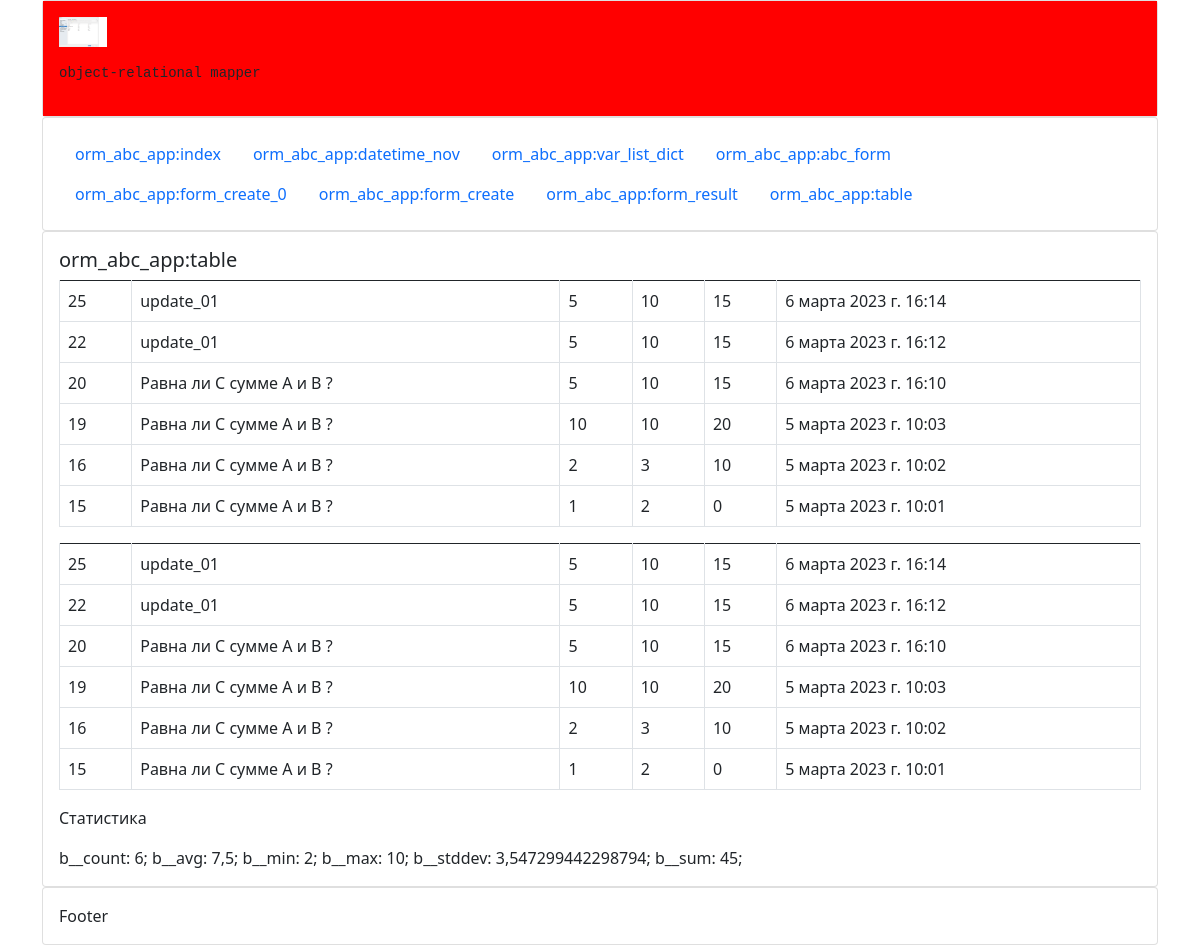
Before: /table/ with the older database file.
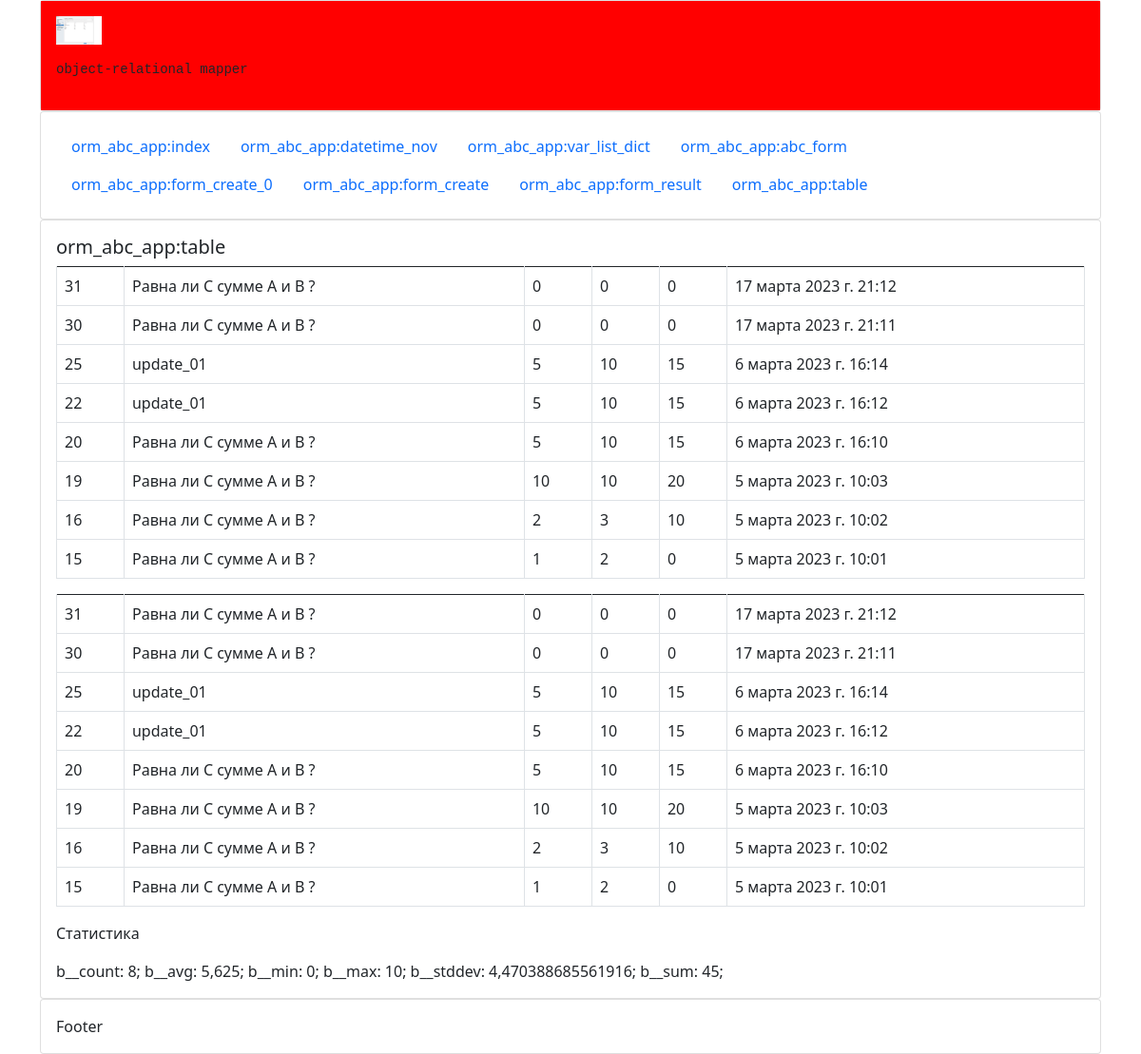
After: the same page with the newer database file.
### orm_abc_app/models.py (models this page shows, shortened)
class Abc(models.Model):
    task = models.CharField("Формулировка задачи", default="Равна ли С сумме A и B ?", max_length=256)
    a = models.IntegerField("Значение А", default=0, )
    b = models.IntegerField("Значение B", default=0, help_text="Подсказка для поля")
    c = models.IntegerField("Значение С", choices=c_choices, default=0, )
    current_date = models.DateTimeField("Дата Записи", auto_now=True)
    class Meta:
        verbose_name = "A_B_C"
        verbose_name_plural = "A_B_C_S"
        ordering = ('-id', '-a')

### orm_abc_app/views.py (the view)
# urls.py: path('table/', views.table, name='table'),
def table(request):
    row = Abc.objects.values()
    print('row:', row)
    row_lists = Abc.objects.values_list()
    print('row_lists:', row_lists)
    cur_objects = Abc.objects.all()
    statics_val = []
    statics_val.append(cur_objects.aggregate(Count('b')))
    statics_val.append(cur_objects.aggregate(Avg('b')))
    statics_val.append(cur_objects.aggregate(Min('b')))
    statics_val.append(cur_objects.aggregate(Max('b')))
    statics_val.append(cur_objects.aggregate(StdDev('b')))
    statics_val.append(cur_objects.aggregate(Sum('b')))
    print(statics_val)
    statics = {'statics_val': statics_val}
    fields_list = list(Abc._meta.get_fields())
    verbose_name_list = []
    name_list = []
    for e in fields_list:
        verbose_name_list.append(e.verbose_name)
        name_list.append(e.name)
    print(verbose_name_list)
    print(name_list)
    context = {'row': row, 'row_lists': row_lists, 'statics': statics}
    return render(request, 'table.html', context)

### orm_abc_app/templates/table.html (shortened to what this page needs)
{% extends 'layout.html' %}
{% block content %}
    <h5>orm_abc_app:table</h5>
    <table class="table table-bordered">
        <tbody style="border-top: 3.0px;">
        {% for one_row in row %}
            <tr>
                {% for k, v in one_row.items %}
                    <td>
                        {{ v }}
                    </td>
                {% endfor %}
            </tr>
        {% endfor %}
    </table>
    <table class="table table-bordered">
        <tbody style="border-top: 3.0px;">
        {% for row in row_lists %}
            <tr>
                {% for item in row %}
                    <td>
                        {{ item }}
                    </td>
                {% endfor %}
            </tr>
        {% endfor %}
    </table>
    <p>Статистика</p>
    {% for item in statics.statics_val %}
        {% for k, v in  item.items %}
            {{ k }}:  {{ v }};
        {% endfor %}
    {% endfor %}
{% endblock %}

### orm_abc_app/templates/layout.html (shortened to what this page needs)
<!doctype html>
<html lang="en">
<head>
    <link href="https://cdn.jsdelivr.net/npm/bootstrap@5.1.3/dist/css/bootstrap.min.css" rel="stylesheet"
>
    {% load static %}
    <link href="{% static 'css/mycss.css' %}" rel="stylesheet">
</head>
<div class="container">
    <div class="card">
        <div class="card-body bgc">
            {% load static %} <img src="{% static 'images/settings_django.png' %}"
                                   alt="settings_django" height="30px">
            <p>
            <pre>object-relational mapper</pre>
            </p>
        </div>
    </div>
    <div class="card">
        <div class="card-body">
            {% include "navigation.html" %}
        </div>
    </div>
    <div class="card">
        <div class="card-body">
            {% block content %}{% endblock %}
        </div>
    </div>
    <div class="card">
        <div class="card-body">
            Footer
        </div>
    </div>
</div>
<body>
</body>
</html>

### orm_abc_app/templates/navigation.html
<ul class="nav">
    <li class="nav-item"><a class="nav-link" href="{% url 'orm_abc_app:index' %}">orm_abc_app:index</a></li>
    <li class="nav-item"><a class="nav-link" href="{% url 'orm_abc_app:datetime_nov' %}">orm_abc_app:datetime_nov</a>
    <li class="nav-item"><a class="nav-link" href="{% url 'orm_abc_app:var_list_dict' %}">orm_abc_app:var_list_dict</a></li>
    <li class="nav-item"><a class="nav-link" href="{% url 'orm_abc_app:abc_form' %}">orm_abc_app:abc_form</a></li>
    <li class="nav-item"><a class="nav-link" href="{% url 'orm_abc_app:form_create_0' %}">orm_abc_app:form_create_0</a></li>
    <li class="nav-item"><a class="nav-link" href="{% url 'orm_abc_app:form_create' %}">orm_abc_app:form_create</a></li>
    <li class="nav-item"><a class="nav-link" href="{% url 'orm_abc_app:form_result' %}">orm_abc_app:form_result</a></li>
    <li class="nav-item"><a class="nav-link" href="{% url 'orm_abc_app:table' %}">orm_abc_app:table</a></li>
</ul>

### orm_abc_app/static/css/mycss.css (style rules this page uses)
.bgc { background-color: red }

Changed rows visible on the page:
added Abc: one_row "31" "Равна ли С сумме A и B ?" "0" "0" "0" "17 марта 2023 г. 21:12", row "31" "Равна ли С сумме A и B ?" "0" "0" "0" "17 марта 2023 г. 21:12"
added Abc: one_row "30" "Равна ли С сумме A и B ?" "0" "0" "0" "17 марта 2023 г. 21:11", row "30" "Равна ли С сумме A и B ?" "0" "0" "0" "17 марта 2023 г. 21:11"
Other visible differences:
list line gone: "b__count : 6 ;"
new list line: "b__count : 8 ;"
list line gone: "b__avg : 7,5 ;"
new list line: "b__avg : 5,625 ;"
list line gone: "b__min : 2 ;"
new list line: "b__min : 0 ;"
list line gone: "b__stddev : 3,547299442298794 ;"
new list line: "b__stddev : 4,470388685561916 ;"
